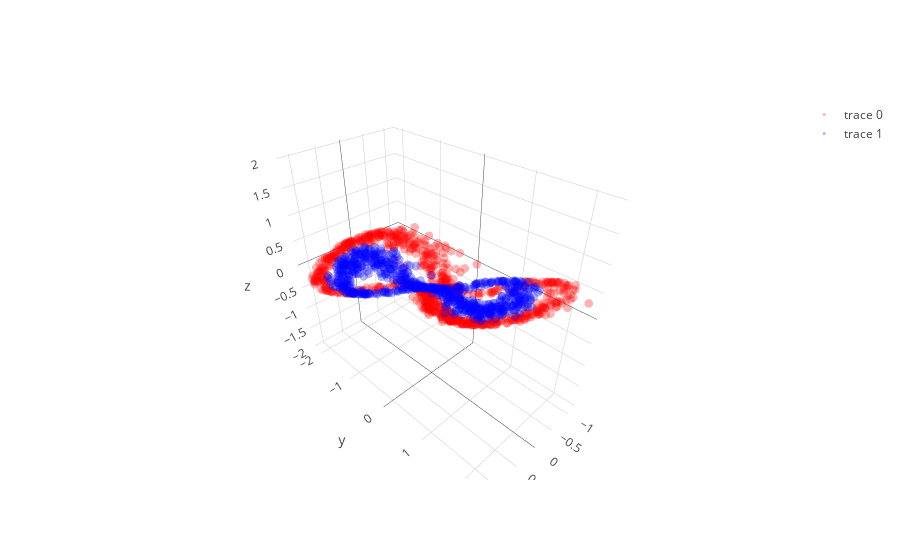

The notebook cell saved with this chart:
### Code cell
learning_rate = 0.0008; beta1=0.999; beta2=0.999; adam_e = 1e-8 

l1 = PCA_layer(2,8)
l1b= batch_norm()
l2 = PCA_layer(8,3)
l2b= batch_norm()
l3 = PCA_layer(3,2)

mini_batch_size    = 20
training_iteration = 300

copyX = np.copy(X)
for iter in range(training_iteration):

    copyX = shuffle(copyX)
    for current_batch_index in range(0,len(X),mini_batch_size):
        current_batch = copyX[current_batch_index:current_batch_index+mini_batch_size]
        layer1,layer1_var = l1.feed_non(current_batch,0)
        layer1bn = l1b.feed(layer1)
        layer2,layer2_var = l2.feed_non(layer1bn,0)
        layer2bn = l2b.feed(layer2)
        layer3,layer3_var = l3.feed_linear(layer2bn)

        sys.stdout.write("Iter: " + str(iter) + " " + str(layer1_var.mean() + layer2_var.mean() + layer3_var.mean()) + '\r')
        sys.stdout.flush()
        
        grad3 = l3.back_linear()
        grad2bn = l2b.back(grad3)
        grad2 = l2.back_non(grad2bn,cancel=0,sign_value=1)
        grad1bn = l1b.back(grad2)
        grad1 = l1.back_non(grad1bn,cancel=0,sign_value=1)
   
layer1,layer1_var = l1.feed_non(X,0)
layer1bn = l1b.feed(layer1)
layer2,layer2_var = l2.feed_non(layer1bn,0)
layer2bn = l2b.feed(layer2)
layer3,layer3_var = l3.feed_linear(layer2bn)

trace1 = go.Scatter3d(
    x=layer2bn[y==0,0],
    y=layer2bn[y==0,1],
    z=layer2bn[y==0,2],
    mode='markers',
    line=dict(color='red',width=0.5),
    marker=dict(size=3,opacity=0.3)
)
trace2 = go.Scatter3d(
    x=layer2bn[y==1,0],
    y=layer2bn[y==1,1],
    z=layer2bn[y==1,2],
    mode='markers',
    line=dict(color='blue',width=0.5),
    marker=dict(size=3,opacity=0.3)
)
data = [trace1,trace2]
fig  = go.Figure(data=data)
iplot(fig)

plt.figure(figsize=(8,6))
plt.scatter(layer3[y==0, 0], layer3[y==0, 1], color='red', alpha=0.5)
plt.scatter(layer3[y==1, 0], layer3[y==1, 1], color='blue', alpha=0.5)
plt.show()

### Figure 1 — Plotly figure (JSON) as saved in the notebook; plotly's stock layout.template omitted (floating-point values rounded to 4 significant figures; data arrays with more than 128 entries replaced by an {"elided": "..."} marker saying what was removed)
{"data": [{"line": {"color": "red", "width": 0.5}, "marker": {"opacity": 0.3, "size": 3}, "mode": "markers", "type": "scatter3d", "uid": "72270345-fbe8-49be-9414-83352ab2f0d2", "x": {"elided": "750 float values"}, "y": {"elided": "750 float values"}, "z": {"elided": "750 float values"}}, {"line": {"color": "blue", "width": 0.5}, "marker": {"opacity": 0.3, "size": 3}, "mode": "markers", "type": "scatter3d", "uid": "076e9a0e-15c8-4ce8-9b76-41a2c1c597a9", "x": {"elided": "750 float values"}, "y": {"elided": "750 float values"}, "z": {"elided": "750 float values"}}], "layout": {}}
